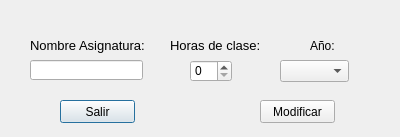
<?xml version="1.0" encoding="UTF-8"?>
<ui version="4.0">
 <class>Dialog</class>
 <widget class="QDialog" name="Dialog">
  <property name="geometry">
   <rect>
    <x>0</x>
    <y>0</y>
    <width>400</width>
    <height>137</height>
   </rect>
  </property>
  <property name="windowTitle">
   <string>Modificar Asignatura</string>
  </property>
  <widget class="QLabel" name="label">
   <property name="geometry">
    <rect>
     <x>30</x>
     <y>30</y>
     <width>131</width>
     <height>31</height>
    </rect>
   </property>
   <property name="font">
    <font>
     <pointsize>10</pointsize>
    </font>
   </property>
   <property name="text">
    <string>Nombre Asignatura:</string>
   </property>
  </widget>
  <widget class="QLineEdit" name="lineEdit">
   <property name="geometry">
    <rect>
     <x>30</x>
     <y>60</y>
     <width>113</width>
     <height>20</height>
    </rect>
   </property>
  </widget>
  <widget class="QLabel" name="label_2">
   <property name="geometry">
    <rect>
     <x>170</x>
     <y>30</y>
     <width>121</width>
     <height>31</height>
    </rect>
   </property>
   <property name="font">
    <font>
     <pointsize>10</pointsize>
    </font>
   </property>
   <property name="text">
    <string>Horas de clase:</string>
   </property>
  </widget>
  <widget class="QSpinBox" name="spinBox">
   <property name="geometry">
    <rect>
     <x>190</x>
     <y>60</y>
     <width>42</width>
     <height>22</height>
    </rect>
   </property>
  </widget>
  <widget class="QLabel" name="label_3">
   <property name="geometry">
    <rect>
     <x>310</x>
     <y>30</y>
     <width>91</width>
     <height>31</height>
    </rect>
   </property>
   <property name="text">
    <string>Año:</string>
   </property>
  </widget>
  <widget class="QComboBox" name="comboBox">
   <property name="geometry">
    <rect>
     <x>280</x>
     <y>60</y>
     <width>69</width>
     <height>22</height>
    </rect>
   </property>
  </widget>
  <widget class="QPushButton" name="pushButton">
   <property name="geometry">
    <rect>
     <x>60</x>
     <y>100</y>
     <width>75</width>
     <height>23</height>
    </rect>
   </property>
   <property name="text">
    <string>Salir</string>
   </property>
  </widget>
  <widget class="QPushButton" name="pushButton_2">
   <property name="geometry">
    <rect>
     <x>260</x>
     <y>100</y>
     <width>75</width>
     <height>23</height>
    </rect>
   </property>
   <property name="text">
    <string>Modificar</string>
   </property>
  </widget>
 </widget>
 <resources/>
 <connections/>
</ui>
